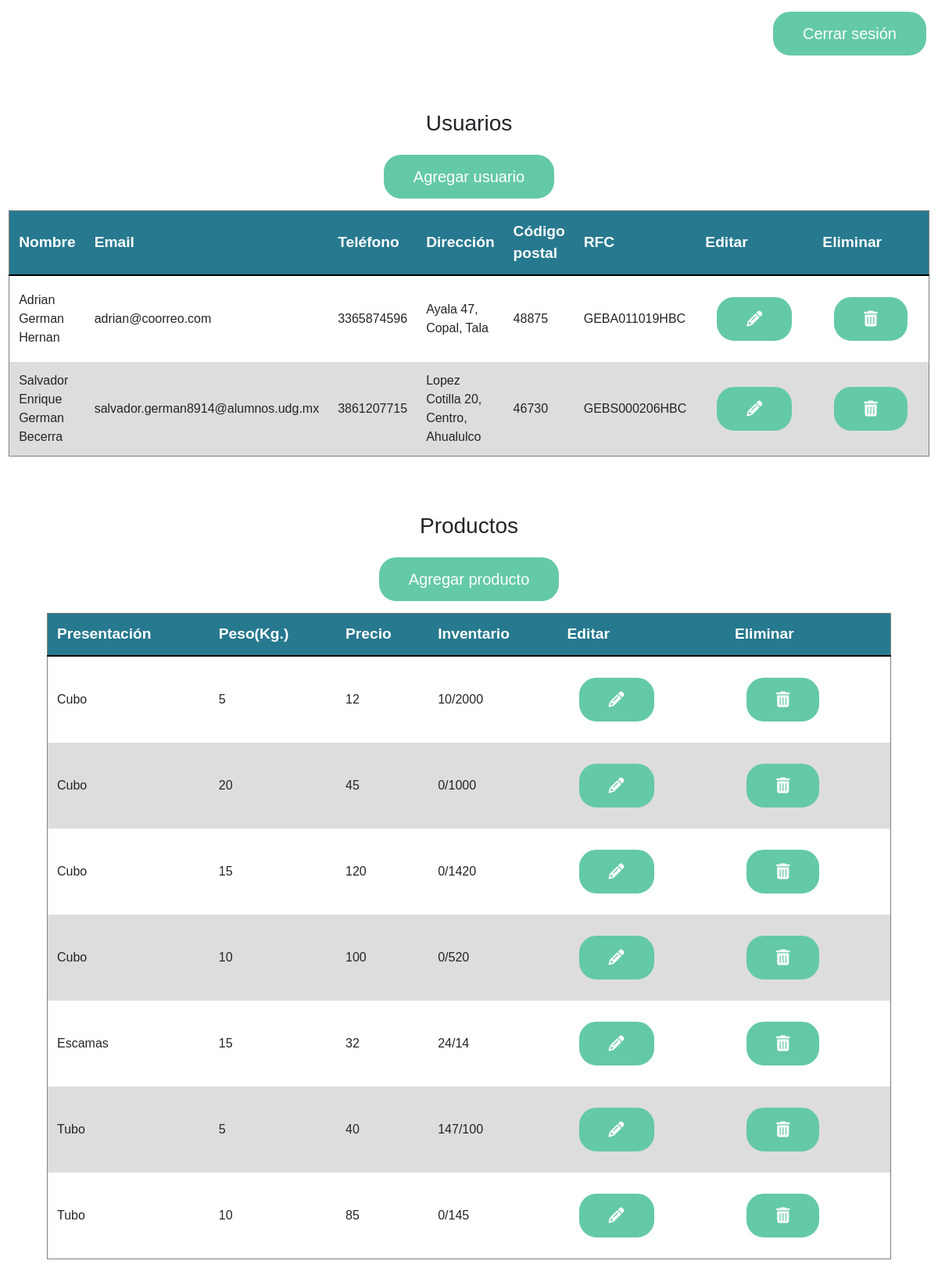
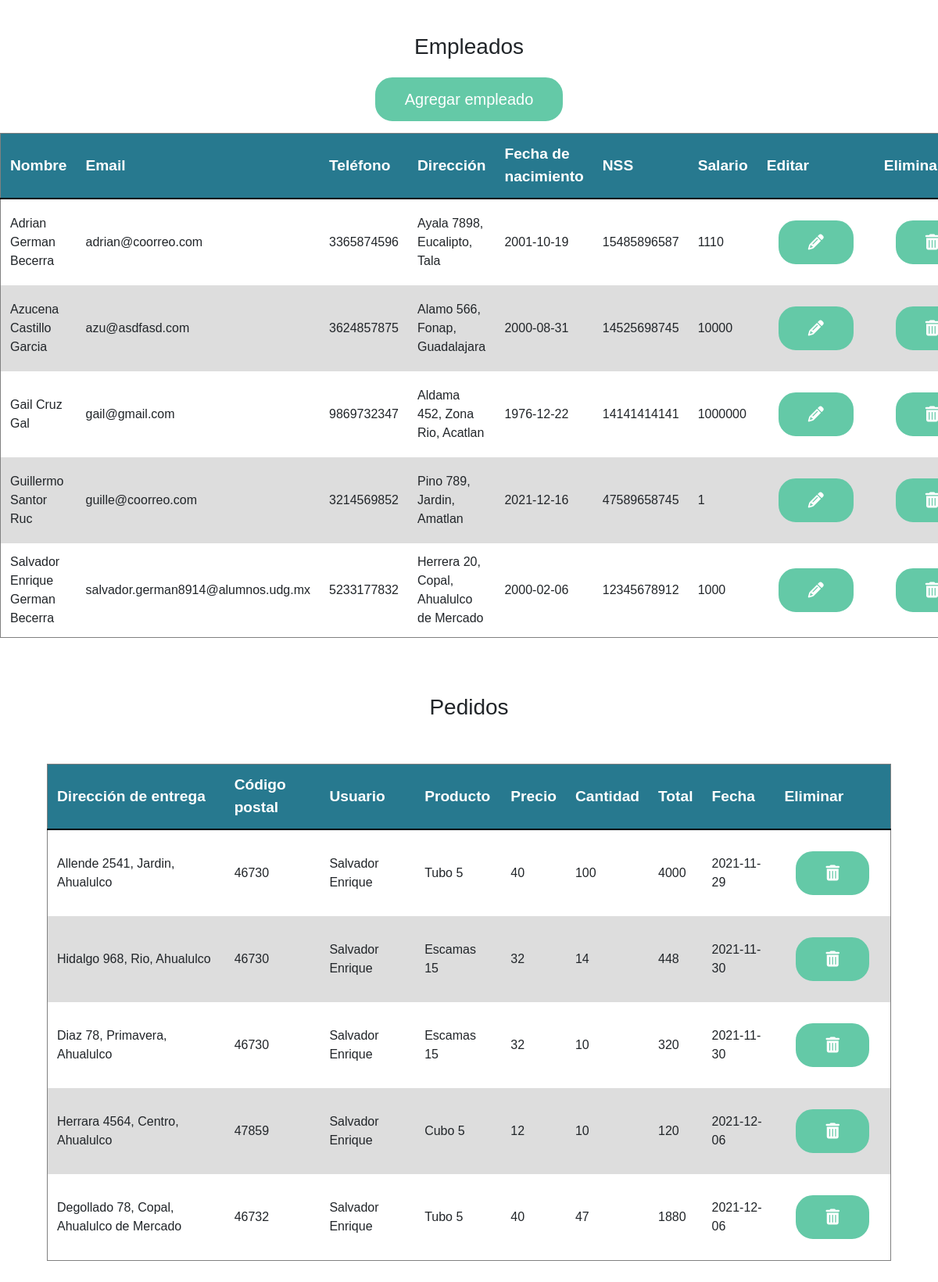
Page /admin/ (signed in) on the committed database (2 pictures, top to bottom).
### website/models.py (models this page shows)
class User(db.Model, UserMixin):
    id = db.Column(db.Integer, primary_key=True)
    name = db.Column(db.String(100))
    lastname1 = db.Column(db.String(100))
    lastname2 = db.Column(db.String(100))
    street = db.Column(db.String(100))
    number = db.Column(db.Integer)
    colony = db.Column(db.String(100))
    city = db.Column(db.String(100))
    codigoPostal = db.Column(db.Integer)
    password = db.Column(db.String(100))
    telephone = db.Column(db.String(100))
    email = db.Column(db.String(100), unique=True)
    type = db.Column(db.String(100))
    curp = db.Column(db.String(20), unique=True)
    rfc = db.Column(db.String(15), unique=True)
    state = db.Column(db.String(100))

class Product(db.Model):
    id = db.Column(db.Integer, primary_key=True)
    presentation = db.Column(db.String(100))
    price = db.Column(db.Integer)
    weight = db.Column(db.Integer)
    inventory = db.Column(db.Integer)

class Order(db.Model):
    id = db.Column(db.Integer, primary_key=True)
    customerId = db.Column(db.Integer)
    productId = db.Column(db.Integer)
    quantity = db.Column(db.Integer)
    total = db.Column(db.Integer)
    date = db.Column(db.String(100))
    date = db.Column(db.String(100))
    street = db.Column(db.String(100))
    number = db.Column(db.Integer)
    colony = db.Column(db.String(100))
    locality = db.Column(db.String(100))
    codigoPostal = db.Column(db.Integer)

class Employee(db.Model):
    id = db.Column(db.Integer, primary_key=True)
    name = db.Column(db.String(100))
    lastname1 = db.Column(db.String(100))
    lastname2 = db.Column(db.String(100))
    street = db.Column(db.String(100))
    number = db.Column(db.Integer)
    colony = db.Column(db.String(100))
    city = db.Column(db.String(100))
    telephone = db.Column(db.String(100))
    email = db.Column(db.String(100), unique=True)
    date = db.Column(db.String(100))
    salary = db.Column(db.Integer)
    nss = db.Column(db.Integer, unique=True)
    curp = db.Column(db.String(20), unique=True)
    codigoPostal = db.Column(db.Integer)

### website/admin.py (the view)
@admin.route('/')
@requires_access_level('Administrador')
def dashboard():
    users = User.query.order_by(User.name)
    products = Product.query.order_by(Product.presentation)
    employees = Employee.query.order_by(Employee.name)
    orders = Order.query.all()
    return render_template('dashboard.html', products=products, users=users, get_bought=product_bought, employees=employees, orders=orders, get_product=producd, get_user=userd)

### website/__init__.py (called while the page is built)
def create_app():
    app = Flask(__name__)
    app.config['SECRET_KEY'] = 'azunog/icewaterorders'
    app.config['SQLALCHEMY_DATABASE_URI'] = f'sqlite:///{DB_NAME}'
    db.init_app(app)
    from .views import views
    from .auth import auth
    from .admin import admin
    app.register_blueprint(views, url_prefix='/')
    app.register_blueprint(auth, url_prefix='/')
    app.register_blueprint(admin, url_prefix='/admin/')
    from .models import User
    create_database(app)
    login_manager = LoginManager()
    login_manager.login_view = 'auth.login'
    login_manager.init_app(app)
    @login_manager.user_loader
    def load_user(id):
        return User.query.get(int(id))
    return app

### website/access.py (called while the page is built)
def requires_access_level(access_level):
    def decorator(f):
        @wraps(f)
        def decorated_function(*args, **kwargs):
            if session.get('email')==None:
                return redirect(url_for('auth.login'))
            user = current_user
            if not is_admin(user):
                return redirect(url_for('auth.login'))
            return f(*args, **kwargs)
        return decorated_function
    return decorator

def is_admin(user):
        return user.type == 'Administrador'

### website/admin.py (called while the page is built)
def producd(id):
    return Product.query.filter_by(id=id).first()

def userd(id):
    return User.query.filter_by(id=id).first()

def product_bought(id):
    cap = 0
    bookings = Order.query.filter_by(productId=id).all()
    for i in bookings:
        cap += i.quantity
    return cap

### website/templates/dashboard.html (shortened to what this page needs)
{% extends 'base.html' %} {% block title %}Tablero del administrador{% endblock %} {% block body %}
<div class="btnHeadContainer">
    <a href="/logout">
        <button class="right">Cerrar sesión</button>
    </a>
</div><br><br><br>
<div>
    <center>
        <h3>Usuarios</h3>
        <a href="/admin/add-user">
            <button>Agregar usuario</button>
        </a>
        <div style="overflow-x:auto;">
            <table class="content-table">
                <thead>
                    <tr>
                        <th>Nombre</th>
                        <th>Email</th>
                        <th>Teléfono</th>
                        <th>Dirección</th>
                        <th>Código postal</th>
                        <th>RFC</th>
                        <th>Editar</th>
                        <th>Eliminar</th>
                    </tr>
                </thead>
                {% for pilot in users %}
                <tr>
                    <td>{{pilot.name}} {{pilot.lastname1}} {{pilot.lastname2}}</td>
                    <td>{{pilot.email}}</td>
                    <td>{{pilot.telephone}}</td>
                    <td>{{pilot.street}} {{pilot.number}}, {{pilot.colony}}, {{pilot.city}}</td>
                    <td>{{pilot.codigoPostal}}</td>
                    <td>{{pilot.rfc}}</td>
                    <td>
                        <a href="/admin/update-user/{{pilot.id}}">
                            <button>
                                <i class="fas fa-pencil-alt"></i>
                            </button>
                        </a>
                    </td>
                    <td>
                        <form action="/admin/delete-user/{{pilot.id}}" method="post">
                            <button type="submit" value="{{pilot.id}}" onClick="return deletes('usuario','{{pilot.name}}');" />
                            <i class="fas fa-trash-alt"></i>
                        </form>
                    </td>
                </tr>
                {% endfor %}
            </table>
        </div>
        <br><br><br>
        <h3>Productos</h3>
        <a href="/admin/add-product">
            <button>Agregar producto</button>
        </a>
        <div style="overflow-x:auto;">
            <table class="content-table">
                <thead>
                    <tr>
                        <th>Presentación</th>
                        <th>Peso(Kg.)</th>
                        <th>Precio</th>
                        <th>Inventario</th>
                        <th>Editar</th>
                        <th>Eliminar</th>
                    </tr>
                </thead>
                {% for pilot in products %}
                <tr>
                    <td>{{pilot.presentation}}</td>
                    <td>{{pilot.weight}}</td>
                    <td>{{pilot.price}}</td>
                    <td>{{get_bought(pilot.id)}}/{{pilot.inventory}}</td>
                    <td>
                        <a href="/admin/update-product/{{pilot.id}}">
                            <button> <i class="fas fa-pencil-alt"></i></button>
                        </a>
                    </td>
                    <td>
                        <form action="/admin/delete-product/{{pilot.id}}" method="post">
                            <button type="submit" value="{{pilot.id}}" onClick="return deletes('producto','{{pilot.name}}');" />
                            <i class="fas fa-trash-alt"></i>
                        </form>
                    </td>
                </tr>
                {% endfor %}
            </table>
        </div>
        <br><br><br>
        <h3>Empleados</h3>
        <a href="/admin/add-employee">
            <button>Agregar empleado</button>
        </a>
        <div style="overflow-x:auto;">
            <table class="content-table">
                <thead>
                    <tr>
                        <th>Nombre</th>
                        <th>Email</th>
                        <th>Teléfono</th>
                        <th>Dirección</th>
                        <th>Fecha de nacimiento</th>
                        <th>NSS</th>
                        <th>Salario</th>
                        <th>Editar</th>
                        <th>Eliminar</th>
                    </tr>
                </thead>
                {% for pilot in employees %}
                <tr>
                    <td>{{pilot.name}} {{pilot.lastname1}} {{pilot.lastname2}}</td>
                    <td>{{pilot.email}}</td>
                    <td>{{pilot.telephone}}</td>
                    <td>{{pilot.street}} {{pilot.number}}, {{pilot.colony}}, {{pilot.city}}</td>
                    <td>{{pilot.date}}</td>
                    <td>{{pilot.nss}}</td>
                    <td>{{pilot.salary}}</td>
                    <td>
                        <a href="/admin/update-employee/{{pilot.id}}">
                            <button><i class="fas fa-pencil-alt"></i></button>
                        </a>
                    </td>
                    <td>
                        <form action="/admin/delete-employee/{{pilot.id}}" method="post">
                            <button type="submit" value="{{pilot.id}}" onClick="return deletes('empleado','{{pilot.name}}');">
                                <i class="fas fa-trash-alt"></i>
                            </button>
                        </form>
                    </td>
                </tr>
                {% endfor %}
            </table>
        </div>
        <br><br><br>
        <h3>Pedidos</h3><br><br>
        <div style="overflow-x:auto;">
            <table class="content-table">
                <thead>
                    <tr>
                        <th>Dirección de entrega</th>
                        <th>Código postal</th>
                        <th>Usuario</th>
                        <th>Producto</th>
                        <th>Precio</th>
                        <th>Cantidad</th>
                        <th>Total</th>
                        <th>Fecha</th>
                        <th>Eliminar</th>
                    </tr>
                </thead>
                {% for pilot in orders %}
                <tr>
                    <td>{{pilot.street}} {{pilot.number}}, {{pilot.colony}}, {{pilot.locality}}</td>
                    <td>{{pilot.codigoPostal}}</td>
                    <td>{{get_user(pilot.customerId).name}}</td>
                    <td>{{get_product(pilot.productId).presentation}} {{get_product(pilot.productId).weight}}</td>
                    <td>{{pilot.total//pilot.quantity}}</td>
                    <td>{{pilot.quantity}}</td>
                    <td>{{pilot.total}}</td>
                    <td>{{pilot.date}}</td>
                    <td>
                        <form action="/admin/delete-order/{{pilot.id}}" method="post">
                            <button type="submit" value="{{pilot.id}}" onClick="return deletes('pedido','{{get_product(pilot.id).name}}');" />
                            <i class="fas fa-trash-alt"></i>
                        </form>
                    </td>
                </tr>
                {% endfor %}
            </table>
        </div>
        <br><br><br>
    </center>
</div>
<br><br><br> {% endblock %}

### website/templates/base.html (style rules this page uses)
* { margin: 0px; }
html { font-family: 'Poppins', sans-serif; }
body { font-family: 'Poppins', sans-serif; text-align: center; }
.right { float: right; }
button { margin: 15px; padding: 10px 35px; font-size: 20px; border: 3px solid #64C9A7; background-color: #64C9A7; border-radius: 22px; color: white; cursor: pointer; }
a { color: #64C9A7; text-decoration: none; }
th { padding: 10px; margin: 0px; }
table { border-collapse: collapse; border-spacing: 0; width: 90%; border: 1px solid grey; }
th, td { text-align: left; padding: 12px; }
tr:nth-child(even) { background-color: #ddd }
thead { background-color: #27798F; color: white; font-size: larger; font-weight: bold; border-bottom: solid 2px black; }
.btnHeadContainer { display: inline-block; width: 100%; }

### rows in the picture
User: name "Adrian", lastname1 "German", lastname2 "Hernan", email "adrian@coorreo.com", telephone "3365874596", street "Ayala", number "47", colony "Copal", city "Tala", codigoPostal "48875", rfc "GEBA011019HBC"
User: name "Salvador Enrique", lastname1 "German", lastname2 "Becerra", email "salvador.german8914@alumnos.udg.mx", telephone "3861207715", street "Lopez Cotilla", number "20", colony "Centro", city "Ahualulco", codigoPostal "46730", rfc "GEBS000206HBC"
Product: presentation "Cubo", weight "5", price "12", inventory "2000", {{ pilot.id }} 2 (drawn)
Order: quantity "10", street "Herrara", number "4564", colony "Centro", locality "Ahualulco", codigoPostal "47859", customerId.name "Salvador Enrique", productId.presentation "Cubo", productId.weight "5", total+quantity "12", total "120", date "2021-12-06", {{ pilot.id }} 6 (drawn)
Product: presentation "Cubo", weight "20", price "45", get_bought "0", inventory "1000", {{ pilot.id }} 4 (drawn)
Product: presentation "Cubo", weight "15", price "120", get_bought "0", inventory "1420", {{ pilot.id }} 5 (drawn)
Product: presentation "Cubo", weight "10", price "100", get_bought "0", inventory "520", {{ pilot.id }} 6 (drawn)
Product: presentation "Escamas", weight "15", price "32", inventory "14", {{ pilot.id }} 7 (drawn)
Order: quantity.quantity "24", street "Hidalgo", number "968", colony "Rio", locality "Ahualulco", codigoPostal "46730", customerId.name "Salvador Enrique", productId.presentation "Escamas", productId.weight "15", total+quantity "32", quantity "14", total "448", date "2021-11-30", {{ pilot.id }} 3 (drawn)
Product: presentation "Tubo", weight "5", price "40", inventory "100", {{ pilot.id }} 3 (drawn)
Order: quantity.quantity "147", street "Allende", number "2541", colony "Jardin", locality "Ahualulco", codigoPostal "46730", customerId.name "Salvador Enrique", productId.presentation "Tubo", productId.weight "5", total+quantity "40", quantity "100", total "4000", date "2021-11-29", {{ pilot.id }} 2 (drawn)
Product: presentation "Tubo", weight "10", price "85", get_bought "0", inventory "145", {{ pilot.id }} 8 (drawn)
Employee: name "Adrian", lastname1 "German", lastname2 "Becerra", email "adrian@coorreo.com", telephone "3365874596", street "Ayala", number "7898", colony "Eucalipto", city "Tala", date "2001-10-19", nss "15485896587", salary "1110"
Employee: name "Azucena", lastname1 "Castillo", lastname2 "Garcia", email "azu@asdfasd.com", telephone "3624857875", street "Alamo", number "566", colony "Fonap", city "Guadalajara", date "2000-08-31", nss "14525698745", salary "10000"
Employee: name "Gail", lastname1 "Cruz", lastname2 "Gal", email "gail@gmail.com", telephone "9869732347", street "Aldama", number "452", colony "Zona Rio", city "Acatlan", date "1976-12-22", nss "14141414141", salary "1000000"
Employee: name "Guillermo", lastname1 "Santor", lastname2 "Ruc", email "guille@coorreo.com", telephone "3214569852", street "Pino", number "789", colony "Jardin", city "Amatlan", date "2021-12-16", nss "47589658745", salary "1"
Employee: name "Salvador Enrique", lastname1 "German", lastname2 "Becerra", email "salvador.german8914@alumnos.udg.mx", telephone "5233177832", street "Herrera", number "20", colony "Copal", city "Ahualulco de Mercado", date "2000-02-06", nss "12345678912", salary "1000"
Order: street "Diaz", number "78", colony "Primavera", locality "Ahualulco", codigoPostal "46730", customerId.name "Salvador Enrique", productId.presentation "Escamas", productId.weight "15", total+quantity "32", quantity "10", total "320", date "2021-11-30", {{ pilot.id }} 4 (drawn)
Order: street "Degollado", number "78", colony "Copal", locality "Ahualulco de Mercado", codigoPostal "46732", customerId.name "Salvador Enrique", productId.presentation "Tubo", productId.weight "5", total+quantity "40", quantity "47", total "1880", date "2021-12-06", {{ pilot.id }} 7 (drawn)
